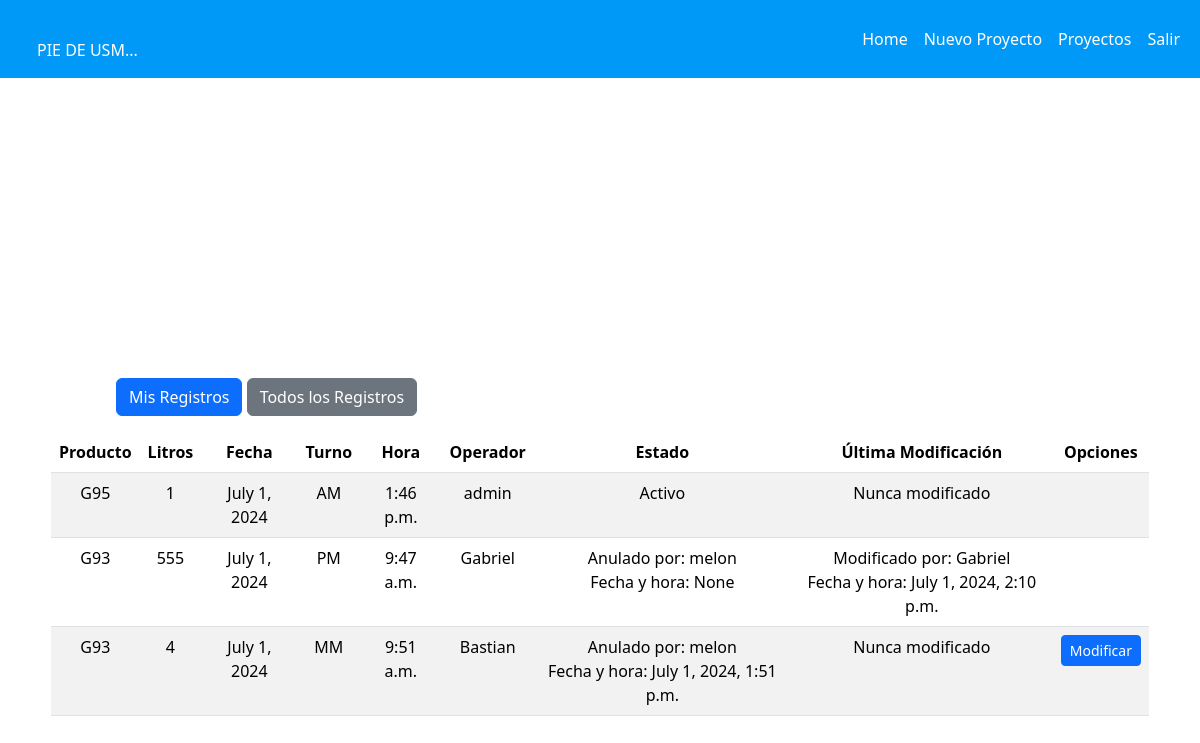
/ListarProyectos/ (signed in), run on the app's committed database.
### core/models.py (models this page shows, shortened)
class Produccion(models.Model):
    producto = models.ForeignKey(Producto, on_delete=models.CASCADE)
    Litros_producido= models.IntegerField()
    fecha_produccion = models.DateField()
    turno= models.CharField(max_length=100,choices=turnos)
    hora_registro = models.TimeField()
    operador= models.ForeignKey(User, on_delete=models.CASCADE)
    anulado = models.BooleanField(default=False)
    usuario_anulacion = models.ForeignKey(User, on_delete=models.SET_NULL, null=True, blank=True, related_name='producciones_anuladas')
    fecha_anulacion = models.DateTimeField(null=True, blank=True)
    modificado_por = models.ForeignKey(User, on_delete=models.SET_NULL, null=True, blank=True, related_name='modificaciones')
    fecha_modificacion = models.DateTimeField(null=True, blank=True)

class Producto(models.Model):
    codigo= models.CharField(max_length=3)
    nombre= models.CharField(max_length=100)
    planta= models.ForeignKey(Planta, on_delete=models.CASCADE)

### core/views.py (the view)
# urls.py: path('ListarProyectos/', views.listar_proyectos, name="ListarProyectos"),
@login_required
def listar_proyectos(request):
    if 'mis_registros' in request.GET:
        registros = Produccion.objects.filter(operador=request.user)
    else:
        registros = Produccion.objects.all()
    return render(request, 'core/listarProyectos.html', {'listado': registros})

### core/templates/core/ListarProyectos.html (shortened to what this page needs)
{% extends 'core/base.html' %}
{% block content %}
<div class="row justify-content-center">
    <div class="col-11">
        <form method="get" action="{% url 'ListarProyectos' %}">
            <button type="submit" name="mis_registros" value="1" class="btn btn-primary mb-3">Mis Registros</button>
            <button type="submit" class="btn btn-secondary mb-3">Todos los Registros</button>
        </form>
        <div class="table-responsive">
            <table class="table table-striped text-center">
                <thead>
                    <tr>
                        <th>Producto</th>
                        <th>Litros</th>
                        <th>Fecha</th>
                        <th>Turno</th>
                        <th>Hora</th>
                        <th>Operador</th>
                        <th>Estado</th>
                        <th>Última Modificación</th>
                        <th colspan="2">Opciones</th>
                    </tr>
                </thead>
                <tbody>
                    {% for c in listado %}
                    <tr>
                        <td>{{ c.producto.codigo }}</td>
                        <td>{{ c.Litros_producido }}</td>
                        <td>{{ c.fecha_produccion }}</td>
                        <td>{{ c.turno }}</td>
                        <td>{{ c.hora_registro }}</td>
                        <td>{{ c.operador.username }}</td>
                        <td>
                            {% if c.anulado %}
                                Anulado por: {{ c.usuario_anulacion.username }} <br>
                                Fecha y hora: {{ c.fecha_anulacion }}
                            {% else %}
                                Activo
                            {% endif %}
                        </td>
                        <td>
                            {% if c.modificado_por %}
                                Modificado por: {{ c.modificado_por.username }} <br>
                                Fecha y hora: {{ c.fecha_modificacion }}
                            {% else %}
                                Nunca modificado
                            {% endif %}
                        </td>
                        <td>
                            {% if c.operador == request.user %}
                                <a href="{% url 'modificar_producto' c.id %}" class="btn btn-primary btn-sm">Modificar</a>
                            {% endif %}
                        </td>
                    </tr>
                    {% endfor %}
                </tbody>
            </table>
        </div>
    </div>
</div>
{% endblock %}

### core/static/css/styles.css (style rules this page uses)
form { width: 30%; margin-top: 150px; margin-left: 65px; padding-top:150px ; }

### data on the page
Produccion: producto.codigo "G95", Litros_producido "1", fecha_produccion "July 1, 2024", turno "AM", hora_registro "1:46 p.m.", operador.username "admin", anulado "Activo", shows "Nunca modificado"
Produccion: producto.codigo "G93", Litros_producido "555", fecha_produccion "July 1, 2024", turno "PM", hora_registro "9:47 a.m.", operador.username "Gabriel", usuario_anulacion.username "melon", fecha_anulacion "None", modificado_por.username "Gabriel", fecha_modificacion "July 1, 2024, 2:10 p.m."
Produccion: producto.codigo "G93", Litros_producido "4", fecha_produccion "July 1, 2024", turno "MM", hora_registro "9:51 a.m.", operador.username "Bastian", usuario_anulacion.username "melon", fecha_anulacion "July 1, 2024, 1:51 p.m.", shows "Nunca modificado", shows "Modificar"
